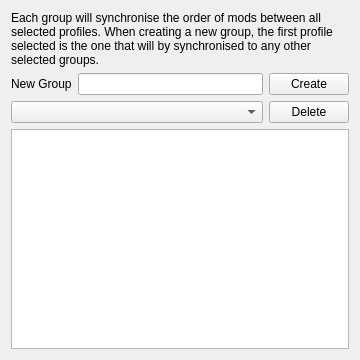
<?xml version="1.0" encoding="UTF-8"?>
<ui version="4.0">
 <class>profileSyncGroupsTabWidget</class>
 <widget class="QWidget" name="profileSyncGroupsTabWidget">
  <property name="geometry">
   <rect>
    <x>0</x>
    <y>0</y>
    <width>360</width>
    <height>360</height>
   </rect>
  </property>
  <property name="minimumSize">
   <size>
    <width>360</width>
    <height>360</height>
   </size>
  </property>
  <property name="windowTitle">
   <string>Form</string>
  </property>
  <layout class="QVBoxLayout" name="verticalLayout">
   <item>
    <widget class="QWidget" name="infoWidget" native="true">
     <layout class="QVBoxLayout" name="verticalLayout_4">
      <property name="leftMargin">
       <number>0</number>
      </property>
      <property name="topMargin">
       <number>0</number>
      </property>
      <property name="rightMargin">
       <number>0</number>
      </property>
      <property name="bottomMargin">
       <number>0</number>
      </property>
      <item>
       <widget class="QLabel" name="infoLabel">
        <property name="text">
         <string>Each group will synchronise the order of mods between all selected profiles. When creating a new group, the first profile selected is the one that will by synchronised to any other selected groups.</string>
        </property>
        <property name="wordWrap">
         <bool>true</bool>
        </property>
       </widget>
      </item>
     </layout>
    </widget>
   </item>
   <item>
    <widget class="QWidget" name="groupSelectWidget" native="true">
     <layout class="QVBoxLayout" name="verticalLayout_2">
      <property name="leftMargin">
       <number>0</number>
      </property>
      <property name="topMargin">
       <number>0</number>
      </property>
      <property name="rightMargin">
       <number>0</number>
      </property>
      <property name="bottomMargin">
       <number>0</number>
      </property>
      <item>
       <widget class="QWidget" name="groupCreateWidget" native="true">
        <layout class="QHBoxLayout" name="horizontalLayout">
         <property name="leftMargin">
          <number>0</number>
         </property>
         <property name="topMargin">
          <number>0</number>
         </property>
         <property name="rightMargin">
          <number>0</number>
         </property>
         <property name="bottomMargin">
          <number>0</number>
         </property>
         <item>
          <widget class="QLabel" name="newGroupLabel">
           <property name="text">
            <string>New Group</string>
           </property>
          </widget>
         </item>
         <item>
          <widget class="QLineEdit" name="newGroupText"/>
         </item>
         <item>
          <widget class="QPushButton" name="newGroupButton">
           <property name="sizePolicy">
            <sizepolicy hsizetype="Fixed" vsizetype="Fixed">
             <horstretch>0</horstretch>
             <verstretch>0</verstretch>
            </sizepolicy>
           </property>
           <property name="text">
            <string>Create</string>
           </property>
          </widget>
         </item>
        </layout>
       </widget>
      </item>
      <item>
       <widget class="QWidget" name="selectWidget" native="true">
        <layout class="QHBoxLayout" name="horizontalLayout_2">
         <property name="leftMargin">
          <number>0</number>
         </property>
         <property name="topMargin">
          <number>0</number>
         </property>
         <property name="rightMargin">
          <number>0</number>
         </property>
         <property name="bottomMargin">
          <number>0</number>
         </property>
         <item>
          <widget class="QComboBox" name="groupSelect"/>
         </item>
         <item>
          <widget class="QPushButton" name="groupDeleteButton">
           <property name="sizePolicy">
            <sizepolicy hsizetype="Fixed" vsizetype="Fixed">
             <horstretch>0</horstretch>
             <verstretch>0</verstretch>
            </sizepolicy>
           </property>
           <property name="text">
            <string>Delete</string>
           </property>
          </widget>
         </item>
        </layout>
       </widget>
      </item>
     </layout>
    </widget>
   </item>
   <item>
    <widget class="QWidget" name="profileListWidget" native="true">
     <layout class="QVBoxLayout" name="verticalLayout_3">
      <property name="leftMargin">
       <number>0</number>
      </property>
      <property name="topMargin">
       <number>0</number>
      </property>
      <property name="rightMargin">
       <number>0</number>
      </property>
      <property name="bottomMargin">
       <number>0</number>
      </property>
      <item>
       <widget class="QListWidget" name="profileList"/>
      </item>
     </layout>
    </widget>
   </item>
  </layout>
 </widget>
 <resources/>
 <connections/>
</ui>
